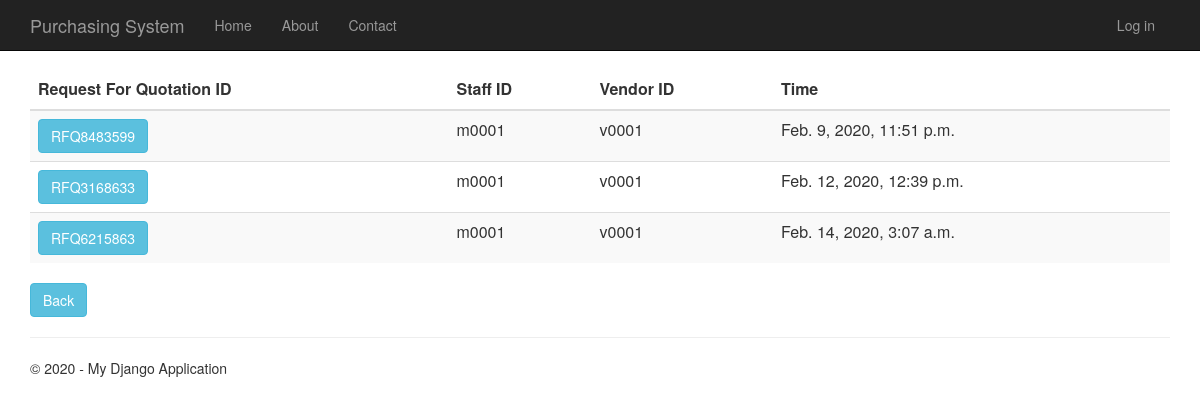
Before: /requestforquotationhistory with the older database file.
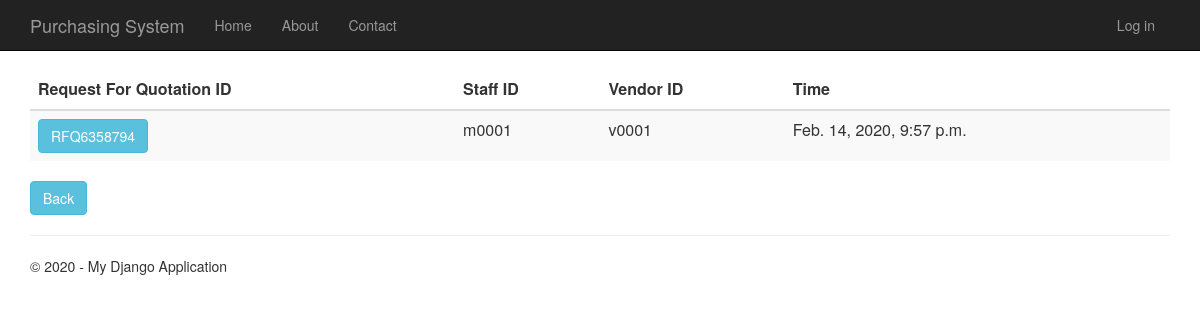
After: the same page with the newer database file.
### RequestForQuotation/models.py (models this page shows)
class RequestForQuotation(models.Model):
    request_for_quotation_id = models.CharField(primary_key=True, max_length=10)
    time_created = models.DateTimeField()
    description = models.TextField(null=True,default=None, blank=True)
    total_price = models.DecimalField(max_digits=10, decimal_places=2, default=Decimal('0.00'))
    person_id = models.ForeignKey(Person, on_delete = models.CASCADE)
    vendor_id = models.ForeignKey(Vendor, on_delete = models.CASCADE)
    purchase_requisition_id = models.ForeignKey(PurchaseRequisition, on_delete = models.CASCADE)
    def __str__(self):
        return str(self.request_for_quotation_id)

### app/models.py (models this page shows, shortened)
class Person(models.Model):
    user_id = models.OneToOneField(User)
    person_id = models.CharField(primary_key=True, max_length=10)
    person_name = models.TextField()
    person_address = models.TextField()
    person_phone_number = models.TextField()
    person_role = models.TextField(default = 'EMPLOYEE')

class Vendor(models.Model):
    vendor_id = models.CharField(primary_key=True, max_length=10)
    vendor_name = models.TextField()
    vendor_phone_number = models.TextField()
    vendor_address = models.TextField()
    vendor_email = models.TextField()
    def __str__(self):
        return str(self.vendor_id)

### RequestForQuotation/views.py (the view)
# urls.py: url(r'^requestforquotationhistory', RequestForQuotation.views.requestforquotationhistory, name="request_of_quotation_history"),
def requestforquotationhistory(request):
        request_for_quotations = RequestForQuotation.objects.all()
        print(request_for_quotations)
        context = {
            'title':'Request For Quotation History',
            'rows':request_for_quotations,
            'year':'2019/2020'
            }
        return render(request,'RequestForQuotation/requestforquotationhistory.html',context)

### RequestForQuotation/templates/RequestForQuotation/requestforquotationhistory.html
﻿{% extends "app/layout.html" %}
{% block content %}
<div class="purchaseorderhistory margintop">
    <form action="requestforquotationhistorydetails.html" method="GET">
        <table class="table table-striped margintop">
          <thead>
            <tr>
              <th scope="col">Request For Quotation ID</th>
              <th scope="col">Staff ID</th>
              <th scope="col">Vendor ID</th>
              <th scope="col">Time</th>
            </tr>
          </thead>
          <tbody>
              {% for r in rows %}
            <tr>
                 <td><button type="submit" name="rfq_id" value="{{r.request_for_quotation_id}}" class="btn btn-info" >{{r.request_for_quotation_id}}</button></td>
                 <td>{{r.person_id.person_id}}</td>
                 <td>{{r.vendor_id}}</td>
                 <td>{{r.time_created}}</td>
            </tr>
              {% endfor %}
          </tbody>
        </table>
    </form>
       <form action="menu">
        <div class="margintop">
            <button type="submit" class="btn btn-info" >Back</button>
        </div>
    </form>
</div>
{% endblock %}

### app/templates/app/layout.html (shortened to what this page needs)
﻿<!DOCTYPE html>
<html>
<head>
    {% load staticfiles %}
    <link rel="stylesheet" type="text/css" href="{% static 'app/content/bootstrap.min.css' %}" />
    <link rel="stylesheet" type="text/css" href="{% static 'app/content/site.css' %}" />
</head>
<body>
    <div class="navbar navbar-inverse navbar-fixed-top">
        <div class="container">
            <div class="navbar-header">
                <a href="/" class="navbar-brand">Purchasing System</a>
            </div>
            <div class="navbar-collapse collapse">
                <ul class="nav navbar-nav">
                    <li><a href="{% url 'home' %}">Home</a></li>
                    <li><a href="{% url 'about' %}">About</a></li>
                    <li><a href="{% url 'contact' %}">Contact</a></li>
                </ul>
                {% include 'app/loginpartial.html' %}
            </div>
        </div>
    </div>
    <div class="container body-content">
{% block content %}{% endblock %}
        <hr/>
        <footer>
            <p>&copy; 2020 - My Django Application</p>
        </footer>
    </div>
</body>
</html>

### app/templates/app/loginpartial.html
{% if user.is_authenticated %}
<form id="logoutForm" action="/logout" method="post" class="navbar-right">
    {% csrf_token %}
    <ul class="nav navbar-nav navbar-right">
        <li><span class="navbar-brand">Hello {{ user.username }}!</span></li>
        <li><a href="javascript:document.getElementById('logoutForm').submit()">Log off</a></li>
    </ul>
</form>
{% else %}
<ul class="nav navbar-nav navbar-right">
    <li><a href="{% url 'login' %}">Log in</a></li>
</ul>
{% endif %}

### app/static/app/content/site.css (style rules this page uses)
body { padding-top: 50px; padding-bottom: 20px; }
.body-content { padding-left: 15px; padding-right: 15px; }

Changed rows visible on the page:
removed RequestForQuotation: request_for_quotation_id "RFQ8483599", person_id.person_id "m0001", vendor_id "v0001", time_created "Feb. 9, 2020, 11:51 p.m."
removed RequestForQuotation: request_for_quotation_id "RFQ3168633", person_id.person_id "m0001", vendor_id "v0001", time_created "Feb. 12, 2020, 12:39 p.m."
removed RequestForQuotation: request_for_quotation_id "RFQ6215863", person_id.person_id "m0001", vendor_id "v0001", time_created "Feb. 14, 2020, 3:07 a.m."
added RequestForQuotation: request_for_quotation_id "RFQ6358794", person_id.person_id "m0001", vendor_id "v0001", time_created "Feb. 14, 2020, 9:57 p.m."
